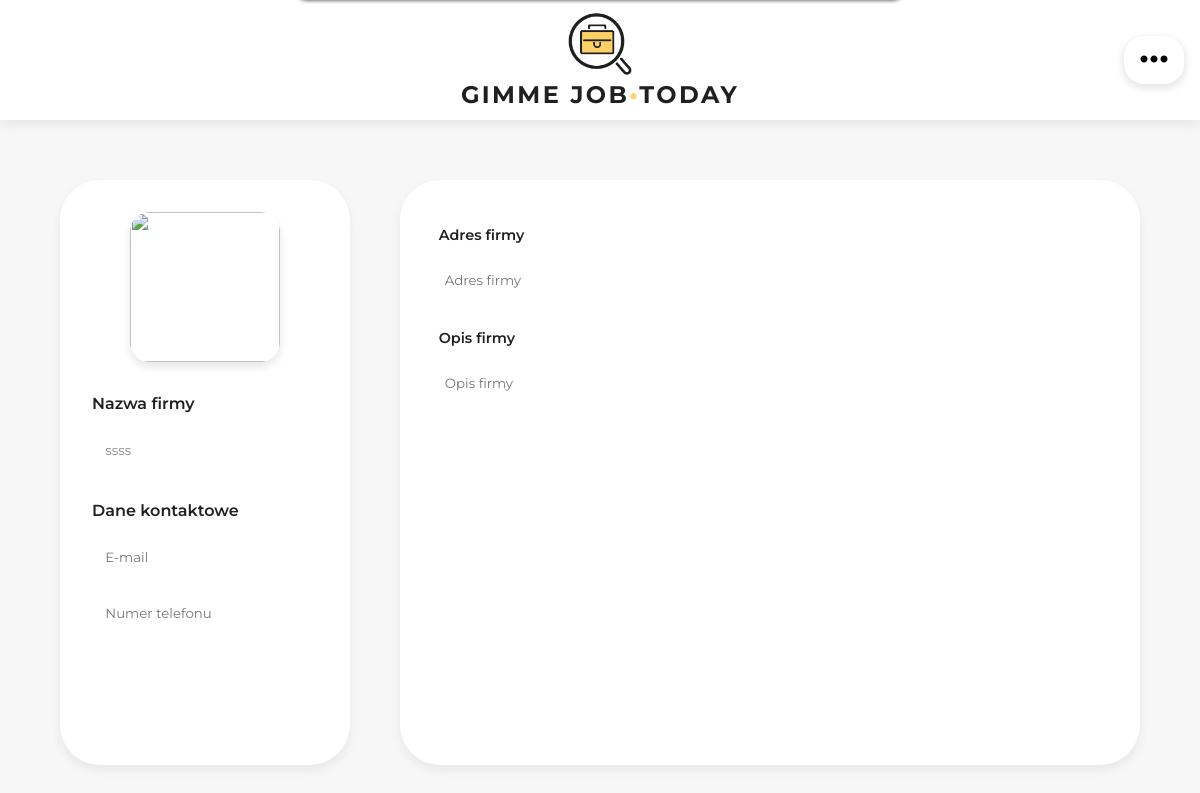
Page /profile/20eda158218949f596bc9e7b4bc66ac4 on the earlier database version.
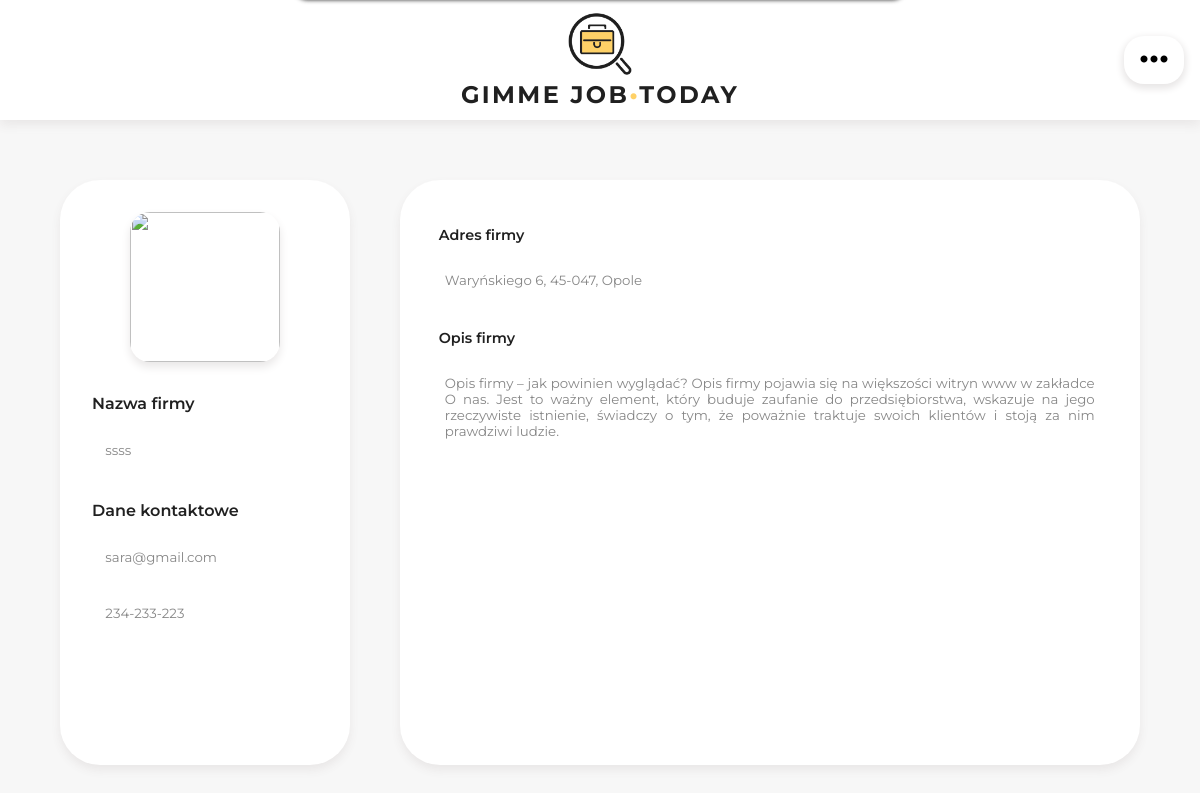
Same page on the later database version.
### job_offers/models.py (models this page shows, shortened)
class Company(models.Model):
    id = models.UUIDField(primary_key=True, default=uuid.uuid4, editable=False)
    user = models.OneToOneField(User, on_delete=models.CASCADE, related_name='company')
    name = models.CharField(
        max_length=100
    )
    email = models.EmailField(
        default="",
        blank=True
    )
    phone_number = models.CharField(
        default="",
        max_length=100,
        blank=True,
    )
    description = models.TextField(
        default="",
        blank=True,
    )
    def company_logo_directory(instance, filename):
        extension = filename.split('.')[-1]
        if extension == filename:
            extension = 'png'
        return f'company_logos/{instance.id}.{extension}'
    logo = models.ImageField(upload_to=company_logo_directory, blank=True)
    @property
    def logo_url_or_default(self):
        if self.logo:
            return self.logo.url
        else:
            return "https://www.w3schools.com/howto/img_avatar.png"
    address = models.CharField(
        max_length=100,
        default="",
        blank=True,
    )
    class Meta:
        verbose_name = 'Company'
        verbose_name_plural = 'Companies'

### job_offers/views.py (the view)
# urls.py: path('profile/<company_id>', profile),
def profile(request, company_id):
    try:
        company = Company.objects.filter(id=company_id).first()
        assert company is not None
        return render(request, 'job_offers/profile.html', {"company": company})
    except AssertionError:
        return redirect('index')

### job_offers/templates/job_offers/profile.html (shortened to what this page needs)
{% extends "base.html" %}
{% load static %}
{% block styles %}
<link rel="stylesheet" href="{% static '/styles/profile.css' %}" />{% endblock %}
{% block content %}
<div class="container profile">
    <div class="square left">
        <div class="image-container">
            <img src="{{ company.logo_url_or_default }}" class="image-container__company__logo" name="CompanyLogo">
        </div>
        <div>
            <p>Nazwa firmy</p>
            <input type="text" class="square__profile__info" name="CompanyName" placeholder="Nazwa Firmy" disabled="disabled" value="{{ company.name }}">
        </div>
        <div>
            <p>Dane kontaktowe</p>
            <input type="email" class="square__profile__info" name="CompanyContactEmail" placeholder="E-mail" disabled="disabled" value="{{ company.email }}">
            <input type="text" class="square__profile__info" name="CompanyContactPhoneNumber" placeholder="Numer telefonu" disabled="disabled" value="{{ company.phone_number }}">
        </div>
    </div>
    <div class="square right">
        <p>Adres firmy</p>
        <input type="text" class="square__profile__info" name="CompanyAddress" placeholder="Adres firmy" disabled="disabled" value="{{ company.address }}">
        <p>Opis firmy</p>
        <textarea class="square__profile__info" name="CompanyDescription" disabled="disabled" placeholder="Opis firmy">{{ company.description }}</textarea>
    </div>
</div>
{% endblock %}

Differences in the rows shown:
changed Company "ssss": CompanyContactEmail (not shown) → "sara@gmail.com"; CompanyContactPhoneNumber (not shown) → "234-233-223"; CompanyAddress (not shown) → "Waryńskiego 6, 45-047, Opole"; CompanyDescription (not shown) → "Opis firmy – jak powinien wyglądać? Opis firmy pojawia się na większości witryn www w zakładce O nas. Jest to ważny element, który buduje zaufanie do przedsiębiorstwa, wskazuje na jego rzeczywiste istnienie, świadczy o tym, że poważnie traktuje swoich klientów i stoją za nim prawdziwi ludzie."
